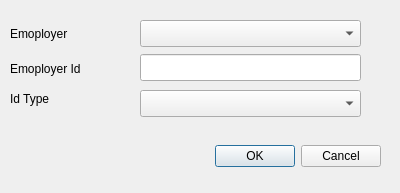
<?xml version="1.0" encoding="UTF-8"?>
<ui version="4.0">
 <class>addEmployerId</class>
 <widget class="QDialog" name="addEmployerId">
  <property name="geometry">
   <rect>
    <x>0</x>
    <y>0</y>
    <width>400</width>
    <height>193</height>
   </rect>
  </property>
  <property name="windowTitle">
   <string>Dialog</string>
  </property>
  <widget class="QDialogButtonBox" name="buttonBox">
   <property name="geometry">
    <rect>
     <x>40</x>
     <y>140</y>
     <width>341</width>
     <height>32</height>
    </rect>
   </property>
   <property name="orientation">
    <enum>Qt::Horizontal</enum>
   </property>
   <property name="standardButtons">
    <set>QDialogButtonBox::Cancel|QDialogButtonBox::Ok</set>
   </property>
  </widget>
  <widget class="QComboBox" name="employer">
   <property name="geometry">
    <rect>
     <x>140</x>
     <y>20</y>
     <width>221</width>
     <height>27</height>
    </rect>
   </property>
  </widget>
  <widget class="QComboBox" name="idType">
   <property name="geometry">
    <rect>
     <x>140</x>
     <y>90</y>
     <width>221</width>
     <height>27</height>
    </rect>
   </property>
  </widget>
  <widget class="QLineEdit" name="employerId">
   <property name="geometry">
    <rect>
     <x>140</x>
     <y>54</y>
     <width>221</width>
     <height>27</height>
    </rect>
   </property>
  </widget>
  <widget class="QLabel" name="label_employer">
   <property name="geometry">
    <rect>
     <x>10</x>
     <y>25</y>
     <width>91</width>
     <height>17</height>
    </rect>
   </property>
   <property name="text">
    <string>Emoployer</string>
   </property>
  </widget>
  <widget class="QLabel" name="label_empId">
   <property name="geometry">
    <rect>
     <x>10</x>
     <y>60</y>
     <width>101</width>
     <height>17</height>
    </rect>
   </property>
   <property name="text">
    <string>Emoployer Id</string>
   </property>
  </widget>
  <widget class="QLabel" name="label_IdType">
   <property name="geometry">
    <rect>
     <x>10</x>
     <y>90</y>
     <width>101</width>
     <height>17</height>
    </rect>
   </property>
   <property name="text">
    <string>Id Type</string>
   </property>
  </widget>
 </widget>
 <resources/>
 <connections>
  <connection>
   <sender>buttonBox</sender>
   <signal>accepted()</signal>
   <receiver>addEmployerId</receiver>
   <slot>accept()</slot>
   <hints>
    <hint type="sourcelabel">
     <x>248</x>
     <y>254</y>
    </hint>
    <hint type="destinationlabel">
     <x>157</x>
     <y>274</y>
    </hint>
   </hints>
  </connection>
  <connection>
   <sender>buttonBox</sender>
   <signal>rejected()</signal>
   <receiver>addEmployerId</receiver>
   <slot>reject()</slot>
   <hints>
    <hint type="sourcelabel">
     <x>316</x>
     <y>260</y>
    </hint>
    <hint type="destinationlabel">
     <x>286</x>
     <y>274</y>
    </hint>
   </hints>
  </connection>
 </connections>
</ui>
